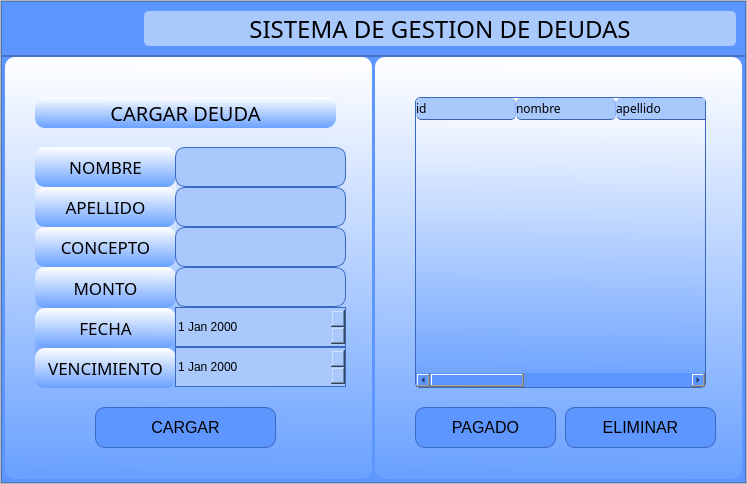
<?xml version="1.0" encoding="UTF-8"?>
<ui version="4.0">
 <class>MainWindow</class>
 <widget class="QMainWindow" name="MainWindow">
  <property name="enabled">
   <bool>true</bool>
  </property>
  <property name="geometry">
   <rect>
    <x>0</x>
    <y>0</y>
    <width>747</width>
    <height>484</height>
   </rect>
  </property>
  <property name="windowTitle">
   <string>Grupo10</string>
  </property>
  <widget class="QWidget" name="centralwidget">
   <layout class="QVBoxLayout" name="verticalLayout">
    <property name="spacing">
     <number>0</number>
    </property>
    <property name="leftMargin">
     <number>0</number>
    </property>
    <property name="topMargin">
     <number>0</number>
    </property>
    <property name="rightMargin">
     <number>0</number>
    </property>
    <property name="bottomMargin">
     <number>0</number>
    </property>
    <item>
     <widget class="QFrame" name="frame_base">
      <property name="frameShape">
       <enum>QFrame::StyledPanel</enum>
      </property>
      <property name="frameShadow">
       <enum>QFrame::Raised</enum>
      </property>
      <layout class="QVBoxLayout" name="verticalLayout_2" stretch="0,0">
       <property name="spacing">
        <number>0</number>
       </property>
       <property name="leftMargin">
        <number>0</number>
       </property>
       <property name="topMargin">
        <number>0</number>
       </property>
       <property name="rightMargin">
        <number>0</number>
       </property>
       <property name="bottomMargin">
        <number>0</number>
       </property>
       <item>
        <widget class="QFrame" name="frame_superior">
         <property name="maximumSize">
          <size>
           <width>16777215</width>
           <height>55</height>
          </size>
         </property>
         <property name="styleSheet">
          <string notr="true">QFrame{
	background-color: rgb(94, 150, 255);
}

QLabel{
background-color: #A9C8FC;
font-family:Trebuchet MS;
font-size: 24px;
border-radius: 5px;
}

QPushButton{
background-color: rgb(94, 150, 255);
border-radius: 5px;
}

QPushButton:hover{
background-color: #A9C8FC;
border-radius: 5px;
}</string>
         </property>
         <property name="frameShape">
          <enum>QFrame::StyledPanel</enum>
         </property>
         <property name="frameShadow">
          <enum>QFrame::Raised</enum>
         </property>
         <layout class="QHBoxLayout" name="horizontalLayout" stretch="1,1,0,6">
          <item>
           <widget class="QPushButton" name="boton_guardar">
            <property name="minimumSize">
             <size>
              <width>30</width>
              <height>30</height>
             </size>
            </property>
            <property name="maximumSize">
             <size>
              <width>40</width>
              <height>40</height>
             </size>
            </property>
            <property name="cursor">
             <cursorShape>PointingHandCursor</cursorShape>
            </property>
            <property name="styleSheet">
             <string notr="true"/>
            </property>
            <property name="text">
             <string/>
            </property>
            <property name="icon">
             <iconset>
              <normaloff>../imagenes/disquete.png</normaloff>../imagenes/disquete.png</iconset>
            </property>
            <property name="iconSize">
             <size>
              <width>20</width>
              <height>20</height>
             </size>
            </property>
           </widget>
          </item>
          <item>
           <widget class="QPushButton" name="boton_importar">
            <property name="minimumSize">
             <size>
              <width>35</width>
              <height>35</height>
             </size>
            </property>
            <property name="maximumSize">
             <size>
              <width>40</width>
              <height>40</height>
             </size>
            </property>
            <property name="cursor">
             <cursorShape>PointingHandCursor</cursorShape>
            </property>
            <property name="styleSheet">
             <string notr="true"/>
            </property>
            <property name="text">
             <string/>
            </property>
            <property name="icon">
             <iconset>
              <normaloff>../imagenes/importar.png</normaloff>../imagenes/importar.png</iconset>
            </property>
            <property name="iconSize">
             <size>
              <width>24</width>
              <height>24</height>
             </size>
            </property>
           </widget>
          </item>
          <item>
           <widget class="QPushButton" name="boton_info">
            <property name="minimumSize">
             <size>
              <width>35</width>
              <height>35</height>
             </size>
            </property>
            <property name="maximumSize">
             <size>
              <width>40</width>
              <height>40</height>
             </size>
            </property>
            <property name="cursor">
             <cursorShape>PointingHandCursor</cursorShape>
            </property>
            <property name="styleSheet">
             <string notr="true"/>
            </property>
            <property name="text">
             <string/>
            </property>
            <property name="icon">
             <iconset>
              <normaloff>../imagenes/informacion.png</normaloff>../imagenes/informacion.png</iconset>
            </property>
            <property name="iconSize">
             <size>
              <width>25</width>
              <height>25</height>
             </size>
            </property>
           </widget>
          </item>
          <item>
           <widget class="QLabel" name="label">
            <property name="styleSheet">
             <string notr="true"/>
            </property>
            <property name="text">
             <string>SISTEMA DE GESTION DE DEUDAS</string>
            </property>
            <property name="alignment">
             <set>Qt::AlignCenter</set>
            </property>
           </widget>
          </item>
         </layout>
        </widget>
       </item>
       <item>
        <widget class="QFrame" name="frame_inferior">
         <property name="minimumSize">
          <size>
           <width>50</width>
           <height>50</height>
          </size>
         </property>
         <property name="styleSheet">
          <string notr="true">background-color: rgb(94, 150, 255);</string>
         </property>
         <property name="frameShape">
          <enum>QFrame::StyledPanel</enum>
         </property>
         <property name="frameShadow">
          <enum>QFrame::Raised</enum>
         </property>
         <layout class="QHBoxLayout" name="horizontalLayout_2">
          <property name="spacing">
           <number>3</number>
          </property>
          <property name="leftMargin">
           <number>3</number>
          </property>
          <property name="topMargin">
           <number>0</number>
          </property>
          <property name="rightMargin">
           <number>3</number>
          </property>
          <property name="bottomMargin">
           <number>3</number>
          </property>
          <item>
           <widget class="QFrame" name="frame_izq">
            <property name="styleSheet">
             <string notr="true">QFrame{
background-color: qlineargradient(spread:pad, x1:0.483, y1:1, x2:0.494, y2:0, stop:0 rgba(106, 161, 255, 255), stop:1 rgba(255, 255, 255, 255));
border-radius:10px;
}</string>
            </property>
            <property name="frameShape">
             <enum>QFrame::StyledPanel</enum>
            </property>
            <property name="frameShadow">
             <enum>QFrame::Raised</enum>
            </property>
            <widget class="QFrame" name="frame_3">
             <property name="geometry">
              <rect>
               <x>30</x>
               <y>90</y>
               <width>141</width>
               <height>241</height>
              </rect>
             </property>
             <property name="styleSheet">
              <string notr="true">QFrame{
background-color: RBGA(0,0,0,0)
}

QLabel{
background-color: qlineargradient(spread:pad, x1:0.483, y1:1, x2:0.494, y2:0, stop:0 rgba(106, 161, 255, 255), stop:1 rgba(255, 255, 255, 255));
font-family:Trebuchet MS;
font-size: 17px;
border-radius: 10px;
}</string>
             </property>
             <property name="frameShape">
              <enum>QFrame::StyledPanel</enum>
             </property>
             <property name="frameShadow">
              <enum>QFrame::Raised</enum>
             </property>
             <layout class="QVBoxLayout" name="verticalLayout_3">
              <property name="spacing">
               <number>0</number>
              </property>
              <property name="leftMargin">
               <number>0</number>
              </property>
              <property name="topMargin">
               <number>0</number>
              </property>
              <property name="rightMargin">
               <number>0</number>
              </property>
              <property name="bottomMargin">
               <number>0</number>
              </property>
              <item>
               <widget class="QLabel" name="label_nombre">
                <property name="text">
                 <string>NOMBRE</string>
                </property>
                <property name="alignment">
                 <set>Qt::AlignCenter</set>
                </property>
               </widget>
              </item>
              <item>
               <widget class="QLabel" name="label_apellido">
                <property name="text">
                 <string>APELLIDO</string>
                </property>
                <property name="alignment">
                 <set>Qt::AlignCenter</set>
                </property>
               </widget>
              </item>
              <item>
               <widget class="QLabel" name="label_concepto">
                <property name="text">
                 <string>CONCEPTO</string>
                </property>
                <property name="alignment">
                 <set>Qt::AlignCenter</set>
                </property>
               </widget>
              </item>
              <item>
               <widget class="QLabel" name="label_monto">
                <property name="text">
                 <string>MONTO</string>
                </property>
                <property name="alignment">
                 <set>Qt::AlignCenter</set>
                </property>
               </widget>
              </item>
              <item>
               <widget class="QLabel" name="label_fecha">
                <property name="text">
                 <string>FECHA</string>
                </property>
                <property name="alignment">
                 <set>Qt::AlignCenter</set>
                </property>
               </widget>
              </item>
              <item>
               <widget class="QLabel" name="label_vencimiento">
                <property name="text">
                 <string>VENCIMIENTO</string>
                </property>
                <property name="alignment">
                 <set>Qt::AlignCenter</set>
                </property>
               </widget>
              </item>
             </layout>
            </widget>
            <widget class="QFrame" name="frame_4">
             <property name="geometry">
              <rect>
               <x>170</x>
               <y>90</y>
               <width>171</width>
               <height>241</height>
              </rect>
             </property>
             <property name="styleSheet">
              <string notr="true">QFrame{
background-color: rgba(0, 0, 0, 0);
}

QLineEdit{
background-color: #A9C8FC;
border-radius: 10px;
border: 1px solid;
border-color: rgb(57, 104, 193);
}
QLineEdit:hover{
background-color: #A9C8FC;
border-radius: 10px;
border: 1px solid;
border-color: rgb(203, 219, 255);
}

QDateEdit{
background-color: #A9C8FC;
border: 1px solid;
border-color: rgb(57, 104, 193);
}

QDateEdit:hover{
background-color: #A9C8FC;
border: 1px solid;
border-color: rgb(203, 219, 255);
}
</string>
             </property>
             <property name="frameShape">
              <enum>QFrame::StyledPanel</enum>
             </property>
             <property name="frameShadow">
              <enum>QFrame::Raised</enum>
             </property>
             <layout class="QVBoxLayout" name="verticalLayout_4">
              <property name="spacing">
               <number>0</number>
              </property>
              <property name="leftMargin">
               <number>0</number>
              </property>
              <property name="topMargin">
               <number>0</number>
              </property>
              <property name="rightMargin">
               <number>0</number>
              </property>
              <property name="bottomMargin">
               <number>0</number>
              </property>
              <item>
               <widget class="QLineEdit" name="input_nombre">
                <property name="minimumSize">
                 <size>
                  <width>0</width>
                  <height>40</height>
                 </size>
                </property>
               </widget>
              </item>
              <item>
               <widget class="QLineEdit" name="input_apellido">
                <property name="minimumSize">
                 <size>
                  <width>0</width>
                  <height>40</height>
                 </size>
                </property>
               </widget>
              </item>
              <item>
               <widget class="QLineEdit" name="input_concepto">
                <property name="minimumSize">
                 <size>
                  <width>0</width>
                  <height>40</height>
                 </size>
                </property>
               </widget>
              </item>
              <item>
               <widget class="QLineEdit" name="input_monto">
                <property name="minimumSize">
                 <size>
                  <width>0</width>
                  <height>40</height>
                 </size>
                </property>
               </widget>
              </item>
              <item>
               <widget class="QDateEdit" name="input_fecha">
                <property name="minimumSize">
                 <size>
                  <width>0</width>
                  <height>40</height>
                 </size>
                </property>
               </widget>
              </item>
              <item>
               <widget class="QDateEdit" name="input_vencimiento">
                <property name="minimumSize">
                 <size>
                  <width>0</width>
                  <height>40</height>
                 </size>
                </property>
               </widget>
              </item>
             </layout>
            </widget>
            <widget class="QLabel" name="label_8">
             <property name="geometry">
              <rect>
               <x>30</x>
               <y>40</y>
               <width>301</width>
               <height>31</height>
              </rect>
             </property>
             <property name="styleSheet">
              <string notr="true">
QLabel{
background-color: RBGA(0,0,0,0);
font-family:Trebuchet MS;
font-size: 20px;
}</string>
             </property>
             <property name="text">
              <string>CARGAR DEUDA</string>
             </property>
             <property name="alignment">
              <set>Qt::AlignCenter</set>
             </property>
            </widget>
            <widget class="QPushButton" name="boton_cargar">
             <property name="geometry">
              <rect>
               <x>90</x>
               <y>350</y>
               <width>181</width>
               <height>41</height>
              </rect>
             </property>
             <property name="cursor">
              <cursorShape>PointingHandCursor</cursorShape>
             </property>
             <property name="styleSheet">
              <string notr="true">QPushButton{
font-size:16px;
border-radius: 10px;
border: 1px solid;
border-color: rgb(57, 104, 193);
}

QPushButton:hover{
background-color: rgb(66, 100, 194);
border-color: rgb(212, 220, 255);
}

</string>
             </property>
             <property name="text">
              <string>CARGAR</string>
             </property>
            </widget>
           </widget>
          </item>
          <item>
           <widget class="QFrame" name="frame_2">
            <property name="styleSheet">
             <string notr="true">QFrame{
background-color: qlineargradient(spread:pad, x1:0.483, y1:1, x2:0.494, y2:0, stop:0 rgba(106, 161, 255, 255), stop:1 rgba(255, 255, 255, 255));
border-radius:10px;
}</string>
            </property>
            <property name="frameShape">
             <enum>QFrame::StyledPanel</enum>
            </property>
            <property name="frameShadow">
             <enum>QFrame::Raised</enum>
            </property>
            <widget class="QPushButton" name="boton_eliminar">
             <property name="geometry">
              <rect>
               <x>190</x>
               <y>350</y>
               <width>151</width>
               <height>41</height>
              </rect>
             </property>
             <property name="cursor">
              <cursorShape>PointingHandCursor</cursorShape>
             </property>
             <property name="styleSheet">
              <string notr="true">QPushButton{
font-size:16px;
border-radius: 10px;
border: 1px solid;
border-color: rgb(57, 104, 193);
}

QPushButton:hover{
background-color: rgb(66, 100, 194);
border-color: rgb(212, 220, 255);
}

</string>
             </property>
             <property name="text">
              <string>ELIMINAR</string>
             </property>
            </widget>
            <widget class="QPushButton" name="boton_pagado">
             <property name="geometry">
              <rect>
               <x>40</x>
               <y>350</y>
               <width>141</width>
               <height>41</height>
              </rect>
             </property>
             <property name="cursor">
              <cursorShape>PointingHandCursor</cursorShape>
             </property>
             <property name="styleSheet">
              <string notr="true">QPushButton{
font-size:16px;
border-radius: 10px;
border: 1px solid;
border-color: rgb(57, 104, 193);
}

QPushButton:hover{
background-color: rgb(66, 100, 194);
border-color: rgb(212, 220, 255);
}

</string>
             </property>
             <property name="text">
              <string>PAGADO</string>
             </property>
            </widget>
            <widget class="QTreeWidget" name="tree_deudores">
             <property name="geometry">
              <rect>
               <x>40</x>
               <y>40</y>
               <width>291</width>
               <height>291</height>
              </rect>
             </property>
             <property name="styleSheet">
              <string notr="true">QTreeWidget{
border: 1px solid;
border-color: rgb(57, 104, 193);
border-radius:5px;
}

QHeaderView{
background-color: rgba(0,0,0,0);
}

QHeaderView::section {
background-color: #A9C8FC;
border-right: 1px solid rgb(139, 176, 255);
border-bottom: 1px solid rgb(66, 96, 166);
border-radius:5px;
font-family:Trebuchet MS;
}


QScrollBar {
 background-color:rgba(0,0,0,0);
}

QScrollBar::handle{
background-color:#A9C8FC;
border-radius:5px;
}
</string>
             </property>
             <column>
              <property name="text">
               <string>id</string>
              </property>
             </column>
             <column>
              <property name="text">
               <string>nombre</string>
              </property>
             </column>
             <column>
              <property name="text">
               <string>apellido</string>
              </property>
             </column>
             <column>
              <property name="text">
               <string>concepto</string>
              </property>
             </column>
             <column>
              <property name="text">
               <string>monto</string>
              </property>
             </column>
             <column>
              <property name="text">
               <string>fecha</string>
              </property>
             </column>
             <column>
              <property name="text">
               <string>vencimiento</string>
              </property>
             </column>
             <column>
              <property name="text">
               <string>pagado</string>
              </property>
             </column>
            </widget>
           </widget>
          </item>
         </layout>
        </widget>
       </item>
      </layout>
     </widget>
    </item>
   </layout>
  </widget>
 </widget>
 <resources/>
 <connections/>
</ui>
